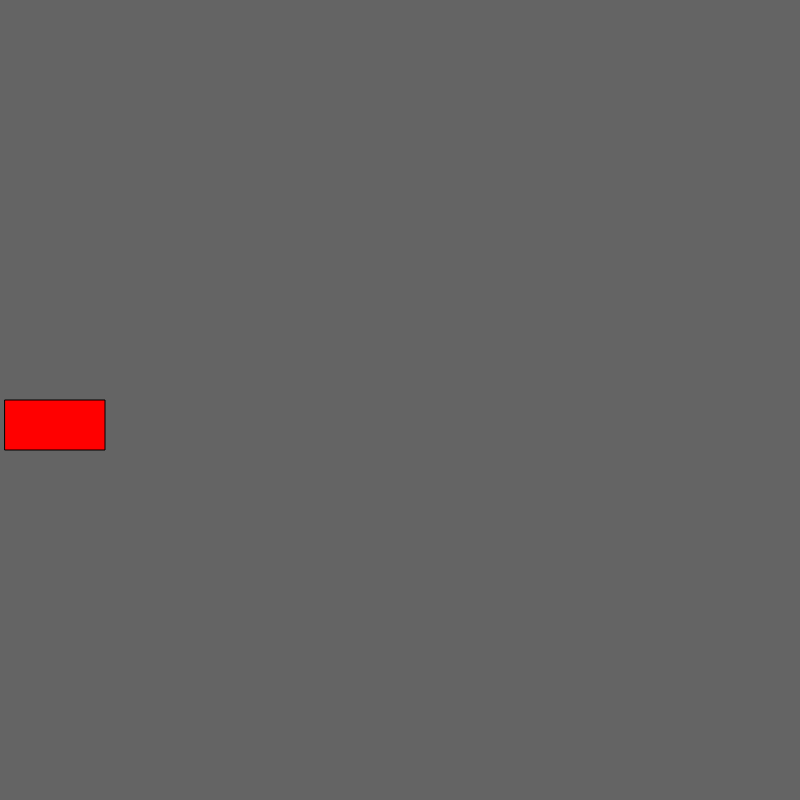
Frame 1 (no input)
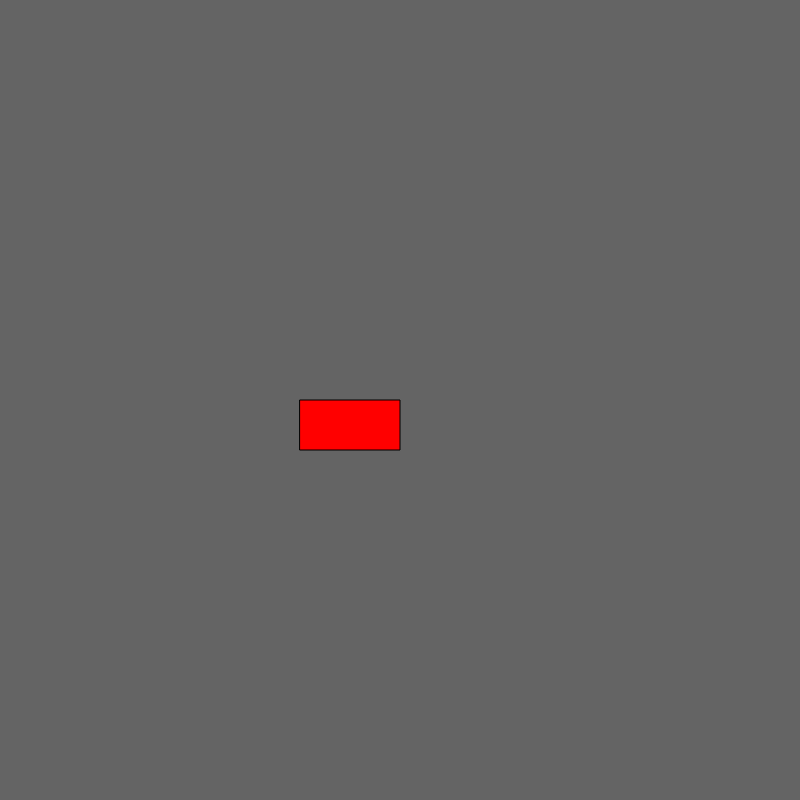
Frame 60 (no input)
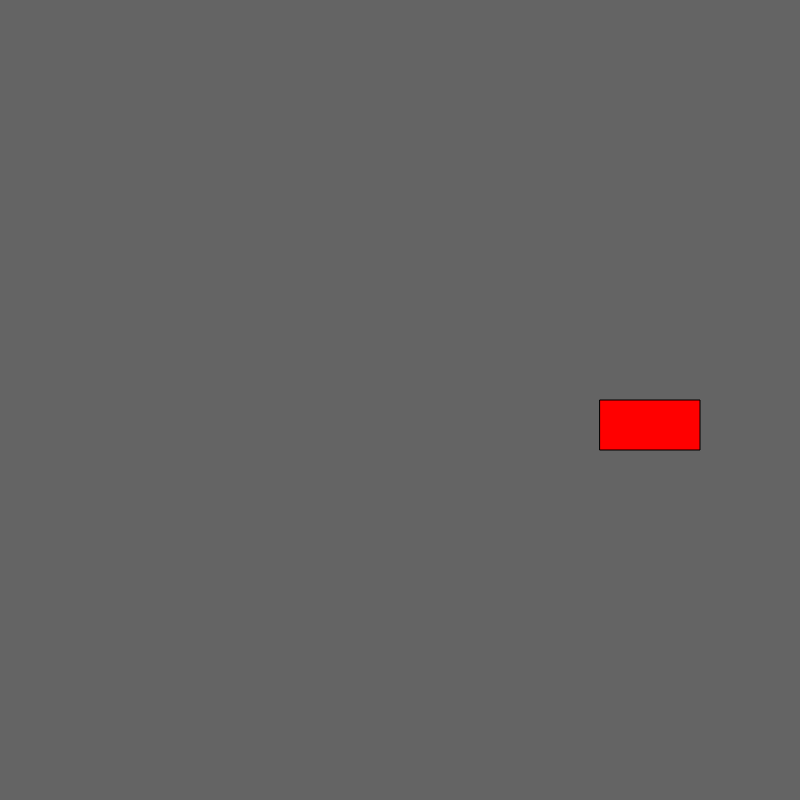
Frame 120 (the mouse pressed at the canvas centre since frame 60)

The p5.js sketch that drew these frames (run headless with seeded random() and noise() and a simulated clock; from frame 60 on, the mouse is pressed at the canvas centre):

// p5.js sketch
// ── sketch.js
var x=0;

function setup() {
  createCanvas(800,800);
  // put setup code here
}

function draw() {
  background(100);

x=x+5;
  fill('red');
  rect(x,400,100,50);
  if (x > 800) {
  x=0;
  }

  // put drawing code here
}
